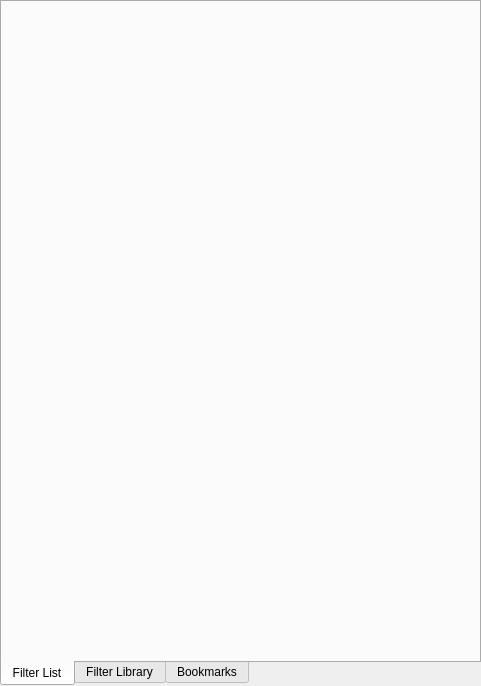
<?xml version="1.0" encoding="UTF-8"?>
<ui version="4.0">
 <class>SIMPLViewToolbox</class>
 <widget class="QMainWindow" name="SIMPLViewToolbox">
  <property name="geometry">
   <rect>
    <x>0</x>
    <y>0</y>
    <width>481</width>
    <height>686</height>
   </rect>
  </property>
  <property name="windowTitle">
   <string>SIMPLView Toolbox</string>
  </property>
  <widget class="QWidget" name="centralwidget">
   <layout class="QGridLayout" name="gridLayout">
    <property name="leftMargin">
     <number>0</number>
    </property>
    <property name="topMargin">
     <number>0</number>
    </property>
    <property name="rightMargin">
     <number>0</number>
    </property>
    <property name="bottomMargin">
     <number>0</number>
    </property>
    <property name="spacing">
     <number>0</number>
    </property>
    <item row="0" column="0">
     <widget class="QTabWidget" name="tabWidget">
      <property name="styleSheet">
       <string notr="true"/>
      </property>
      <property name="tabPosition">
       <enum>QTabWidget::South</enum>
      </property>
      <property name="tabShape">
       <enum>QTabWidget::Rounded</enum>
      </property>
      <property name="currentIndex">
       <number>0</number>
      </property>
      <property name="tabsClosable">
       <bool>false</bool>
      </property>
      <property name="movable">
       <bool>true</bool>
      </property>
      <widget class="QWidget" name="filterListTab">
       <attribute name="title">
        <string>Filter List</string>
       </attribute>
       <layout class="QGridLayout" name="gridLayout_2">
        <property name="leftMargin">
         <number>0</number>
        </property>
        <property name="topMargin">
         <number>0</number>
        </property>
        <property name="rightMargin">
         <number>0</number>
        </property>
        <property name="bottomMargin">
         <number>0</number>
        </property>
        <property name="spacing">
         <number>0</number>
        </property>
        <item row="0" column="0">
         <widget class="FilterListToolboxWidget" name="filterListWidget" native="true"/>
        </item>
       </layout>
      </widget>
      <widget class="QWidget" name="filterLibraryTab">
       <attribute name="title">
        <string>Filter Library</string>
       </attribute>
       <layout class="QGridLayout" name="gridLayout_3">
        <property name="leftMargin">
         <number>0</number>
        </property>
        <property name="topMargin">
         <number>0</number>
        </property>
        <property name="rightMargin">
         <number>0</number>
        </property>
        <property name="bottomMargin">
         <number>0</number>
        </property>
        <property name="spacing">
         <number>0</number>
        </property>
        <item row="0" column="0">
         <widget class="FilterLibraryToolboxWidget" name="filterLibraryWidget" native="true"/>
        </item>
       </layout>
      </widget>
      <widget class="QWidget" name="bookmarksTab">
       <attribute name="title">
        <string>Bookmarks</string>
       </attribute>
       <layout class="QGridLayout" name="gridLayout_4">
        <property name="leftMargin">
         <number>0</number>
        </property>
        <property name="topMargin">
         <number>0</number>
        </property>
        <property name="rightMargin">
         <number>0</number>
        </property>
        <property name="bottomMargin">
         <number>0</number>
        </property>
        <property name="spacing">
         <number>0</number>
        </property>
        <item row="0" column="0">
         <widget class="BookmarksToolboxWidget" name="bookmarksWidget" native="true"/>
        </item>
       </layout>
      </widget>
     </widget>
    </item>
   </layout>
  </widget>
  <action name="actionClose_Toolbox">
   <property name="text">
    <string>Close Toolbox</string>
   </property>
  </action>
 </widget>
 <customwidgets>
  <customwidget>
   <class>FilterLibraryToolboxWidget</class>
   <extends>QWidget</extends>
   <header location="global">FilterLibraryToolboxWidget.h</header>
   <container>1</container>
  </customwidget>
  <customwidget>
   <class>BookmarksToolboxWidget</class>
   <extends>QWidget</extends>
   <header location="global">BookmarksToolboxWidget.h</header>
   <container>1</container>
  </customwidget>
  <customwidget>
   <class>FilterListToolboxWidget</class>
   <extends>QWidget</extends>
   <header location="global">FilterListToolboxWidget.h</header>
   <container>1</container>
  </customwidget>
 </customwidgets>
 <resources/>
 <connections/>
</ui>
